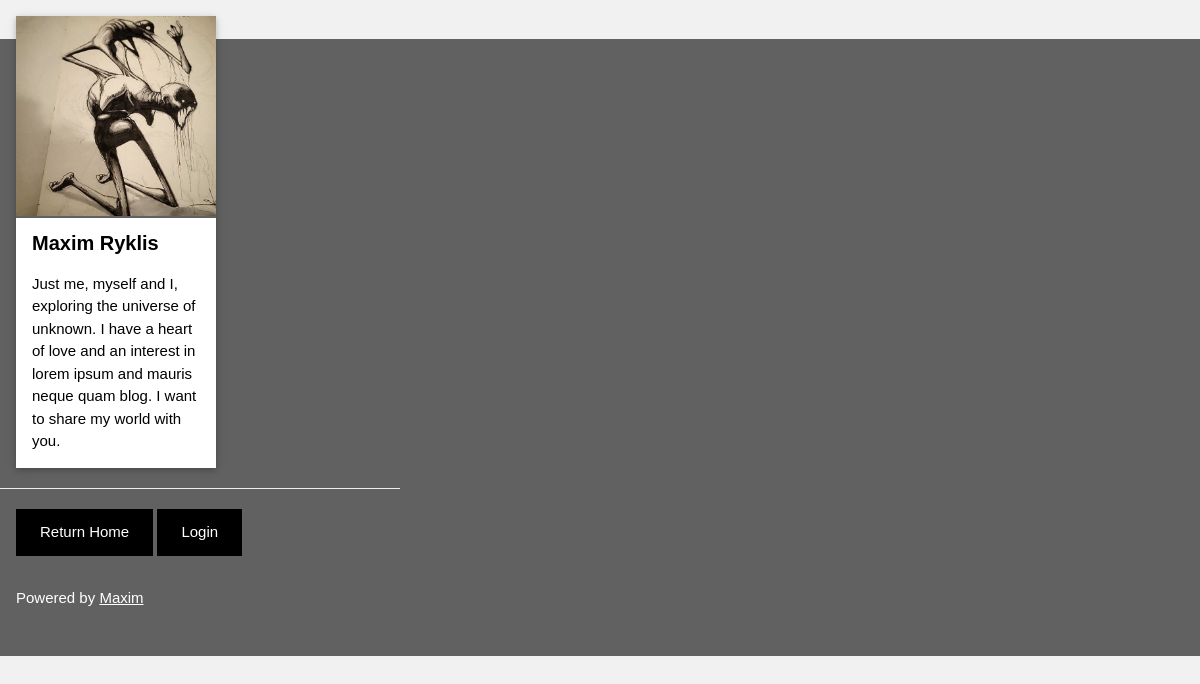
The page /read_post/5 on the database as committed earlier.
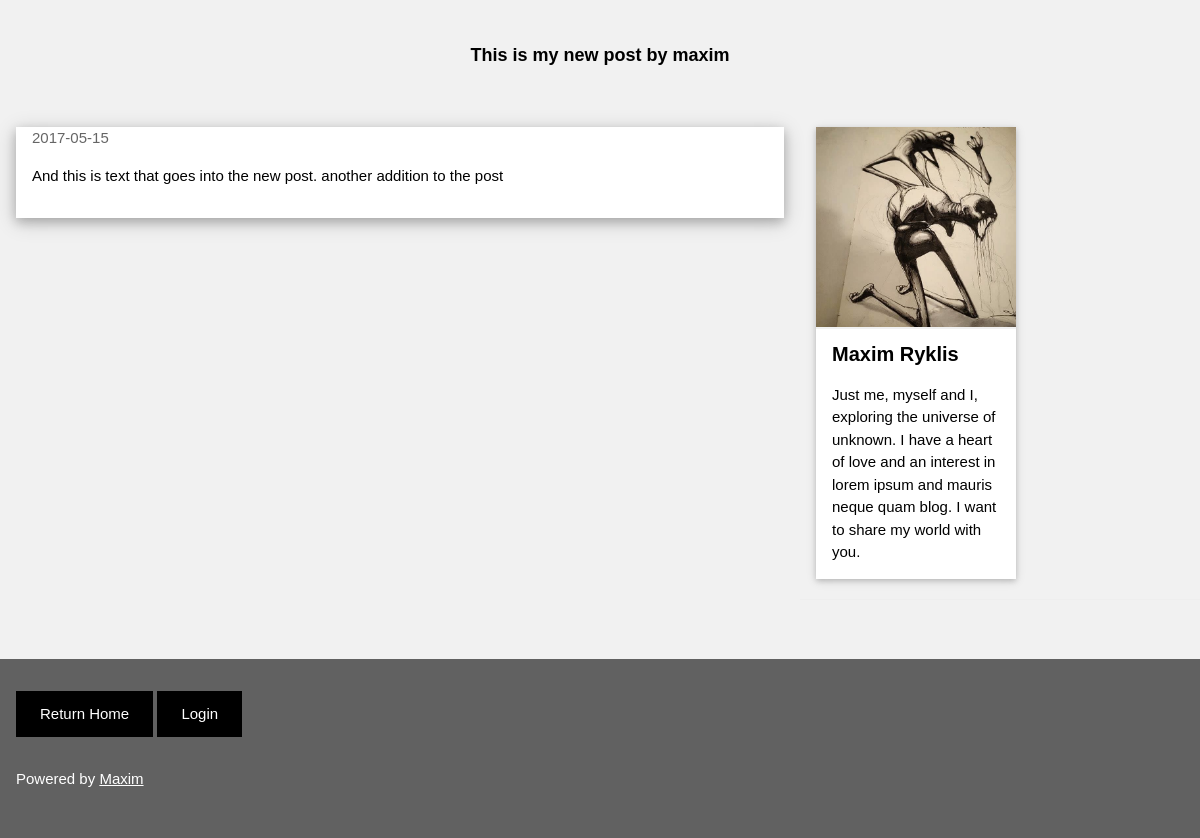
The same page on the database as committed later.
### tables this page shows
CREATE TABLE POSTS(
ID INTEGER NOT NULL primary key AUTOINCREMENT,
TITLE TEXT NOT NULL,
PDATE TEXT NOT NULL,
AUTHOR TEXT NOT NULL,
BLOG TEXT NOT NULL
);

### blog.py (the view)
@app.route('/read_post/<id>', methods=['GET'])
def read(id):
    conn = sqlite3.connect(DATABASE)
    c = conn.cursor()
    c.execute('select TITLE, PDATE, AUTHOR, BLOG from POSTS where ID = ?', (id))
    results = [dict(title=row[0], pdate=row[1], author=row[2], blog=row[3]) for row in c.fetchall()]
    conn.close()
    return render_template('/read_post.html', results=results)

### templates/read_post.html (shortened to what this page needs)
<!DOCTYPE html>
<html>
<link rel="stylesheet" href="/static/css/w3.css">
<link rel="stylesheet" href="/static/css/g.css">
<body class="w3-light-grey">
<div class="w3-content" style="max-width:1400px">
    {%for post in results%}
<header class="w3-container w3-center w3-padding-32">
    <h5><b>{{post.title}} by {{post.author}}</b></h5>
</header>
<div class="w3-row">
<div class="w3-col l8 s12">
  <div class="w3-card-4 w3-margin w3-white">
    <div class="w3-container">
    <span class="w3-opacity">{{post.pdate}}</span>
    </div>
    <div class="w3-container">
      <p>{{post.blog}}</p>
      <div class="w3-row">
        <div class="w3-col m8 s12">
        </div>
      </div>
    </div>
  </div>
  {% endfor %}
</div>
<div class="w3-col l4">
  <div class="w3-card-2 w3-margin w3-margin-top">
  <img src="/static/images/logo.jpg" style="width:100%">
    <div class="w3-container w3-white">
      <h4><b>Maxim Ryklis</b></h4>
      <p>Just me, myself and I, exploring the universe of unknown. I have a heart of love and an interest in lorem ipsum and mauris neque quam blog. I want to share my world with you.</p>
    </div>
  </div><hr>
</div>
</div><br>
</div>
<footer class="w3-container w3-dark-grey w3-padding-32 w3-margin-top">
    <a href="/"><button class="w3-button w3-black w3-padding-large w3-margin-bottom">Return Home</button></a>
  <a href="/login"><button class="w3-button w3-black w3-padding-large w3-margin-bottom">Login</button></a>
  <p>Powered by <a href="https://www.linkedin.com/in/maximryklis/" target="_blank">Maxim</a></p>
</footer>
</body>
</html>

### static/css/w3.css (style rules this page uses)
html { box-sizing:border-box }
*,*:before,*:after { box-sizing:inherit }
html { -ms-text-size-adjust:100%;-webkit-text-size-adjust:100% }
body { margin:0 }
article,aside,details,figcaption,figure,footer,header,main,menu,nav,section,summary { display:block }
a { background-color:transparent;-webkit-text-decoration-skip:objects }
img { border-style:none }
hr { box-sizing:content-box;height:0;overflow:visible }
button,input,select,textarea { font:inherit;margin:0 }
button,input { overflow:visible }
button,select { text-transform:none }
button,html [type=button],[type=reset],[type=submit] { -webkit-appearance:button }
html,body { font-family:Verdana,sans-serif;font-size:15px;line-height:1.5 }
html { overflow-x:hidden }
h4 { font-size:20px }
h5 { font-size:18px }
h1,h2,h3,h4,h5,h6 { font-family:"Segoe UI",Arial,sans-serif;font-weight:400;margin:10px 0 }
hr { border:0;border-top:1px solid #eee;margin:20px 0 }
img { margin-bottom:-5px }
a { color:inherit }
.w3-btn,.w3-button { border:none;display:inline-block;outline:0;padding:8px 16px;vertical-align:middle;overflow:hidden;text-decoration:none;color:inherit;background-color:inherit;text-align:center;cursor:pointer;white-space:nowrap }
.w3-btn,.w3-button { -webkit-touch-callout:none;-webkit-user-select:none;-khtml-user-select:none;-moz-user-select:none;-ms-user-select:none;user-select:none }
.w3-container:after,.w3-container:before,.w3-panel:after,.w3-panel:before,.w3-row:after,.w3-row:before,.w3-row-padding:after,.w3-row-padding:before, .w3-cell-row:before,.w3-cell-row:after,.w3-clear:after,.w3-clear:before,.w3-bar:before,.w3-bar:after { content:"";display:table;clear:both }
.w3-col,.w3-half,.w3-third,.w3-twothird,.w3-threequarter,.w3-quarter { float:left;width:100% }
.w3-col.s12 { width:99.99999% }
@media (min-width:601px) { .w3-col.m8,.w3-twothird { width:66.66666% } }
@media (min-width:993px) { .w3-col.l4 { width:33.33333% } }
@media (min-width:993px) { .w3-col.l8 { width:66.66666% } }
.w3-content { max-width:980px;margin:auto }
.w3-container,.w3-panel { padding:0.01em 16px }
.w3-card,.w3-card-2 { margin: auto; width: 50%; box-shadow:0 2px 5px 0 rgba(0,0,0,0.16),0 2px 10px 0 rgba(0,0,0,0.12) }
.w3-card-4,.w3-hover-shadow:hover { box-shadow:0 4px 10px 0 rgba(0,0,0,0.2),0 4px 20px 0 rgba(0,0,0,0.19) }
.w3-opacity,.w3-hover-opacity:hover { opacity:0.60 }
.w3-center { text-align:center!important }
.w3-margin { margin:16px!important }
.w3-margin-top { margin-top:16px!important }
.w3-margin-bottom { margin-bottom:16px!important }
.w3-padding-large { padding:12px 24px!important }
.w3-padding-32 { padding-top:32px!important;padding-bottom:32px!important }
.w3-white,.w3-hover-white:hover { color:#000!important;background-color:#fff!important }
.w3-black,.w3-hover-black:hover { color:#fff!important;background-color:#000!important }
.w3-light-grey,.w3-hover-light-grey:hover,.w3-light-gray,.w3-hover-light-gray:hover { color:#000!important;background-color:#f1f1f1!important }
.w3-dark-grey,.w3-hover-dark-grey:hover,.w3-dark-gray,.w3-hover-dark-gray:hover { color:#fff!important;background-color:#616161!important }

### templates/read_post.html (style rules this page uses)
body,h1,h2,h3,h4,h5 { font-family: "Raleway", sans-serif }

Rows that differ between the two databases and show on the page:
added POSTS: title "This is my new post", author "maxim", pdate "2017-05-15", blog "And this is text that goes into the new post. another addition to the post"
